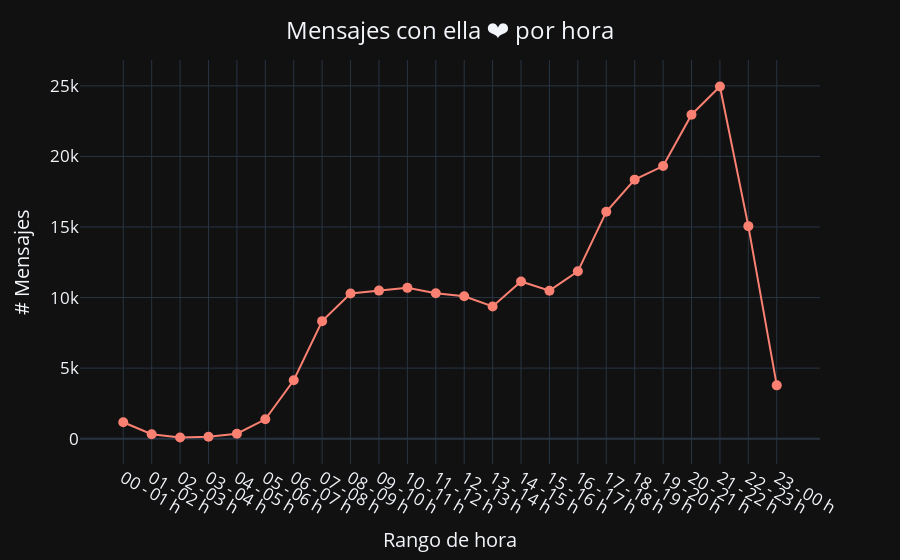

The notebook cell saved with this chart:
### Markdown cell above
#### Número de mensajes por rango de hora

### Code cell
# Crear una columna de 1 para realizar el conteo de mensajes
df['# Mensajes por hora'] = 1

# Sumar (contar) los mensajes que tengan la misma fecha
mensajes_hora = df.groupby('rangoHora').count().reset_index()

# Plotear la cantidad de mensajes respecto del tiempo
fig = px.line(mensajes_hora, x='rangoHora', y='# Mensajes por hora', color_discrete_sequence=['salmon'], template='plotly_dark')

# Ajustar el gráfico
fig.update_layout(
    title={'text': 'Mensajes con ella ❤️ por hora', 'y':0.96, 'x':0.5, 'xanchor': 'center'},
    font=dict(size=17))
fig.update_traces(mode='markers+lines', marker=dict(size=10))
fig.update_xaxes(title_text='Rango de hora', tickangle=30)
fig.update_yaxes(title_text='# Mensajes')
fig.show()

### Figure 1 — Plotly figure (JSON) as saved in the notebook; plotly's stock layout.template omitted (floating-point values rounded to 4 significant figures)
{"data": [{"hovertemplate": "rangoHora=%{x}<br># Mensajes por hora=%{y}<extra></extra>", "legendgroup": "", "line": {"color": "salmon", "dash": "solid"}, "marker": {"size": 10, "symbol": "circle"}, "mode": "markers+lines", "name": "", "orientation": "v", "showlegend": false, "type": "scatter", "x": ["00 - 01 h", "01 - 02 h", "02 - 03 h", "03 - 04 h", "04 - 05 h", "05 - 06 h", "06 - 07 h", "07 - 08 h", "08 - 09 h", "09 - 10 h", "10 - 11 h", "11 - 12 h", "12 - 13 h", "13 - 14 h", "14 - 15 h", "15 - 16 h", "16 - 17 h", "17 - 18 h", "18 - 19 h", "19 - 20 h", "20 - 21 h", "21 - 22 h", "22 - 23 h", "23 - 00 h"], "xaxis": "x", "y": [1167, 318, 80, 131, 349, 1375, 4140, 8328, 10292, 10493, 10687, 10306, 10096, 9368, 11140, 10486, 11859, 16077, 18354, 19320, 22956, 24959, 15059, 3778], "yaxis": "y"}], "layout": {"font": {"size": 17}, "legend": {"tracegroupgap": 0}, "margin": {"t": 60}, "title": {"text": "Mensajes con ella ❤️ por hora", "x": 0.5, "xanchor": "center", "y": 0.96}, "xaxis": {"anchor": "y", "domain": [0, 1], "tickangle": 30, "title": {"text": "Rango de hora"}}, "yaxis": {"anchor": "x", "domain": [0, 1], "title": {"text": "# Mensajes"}}}}
